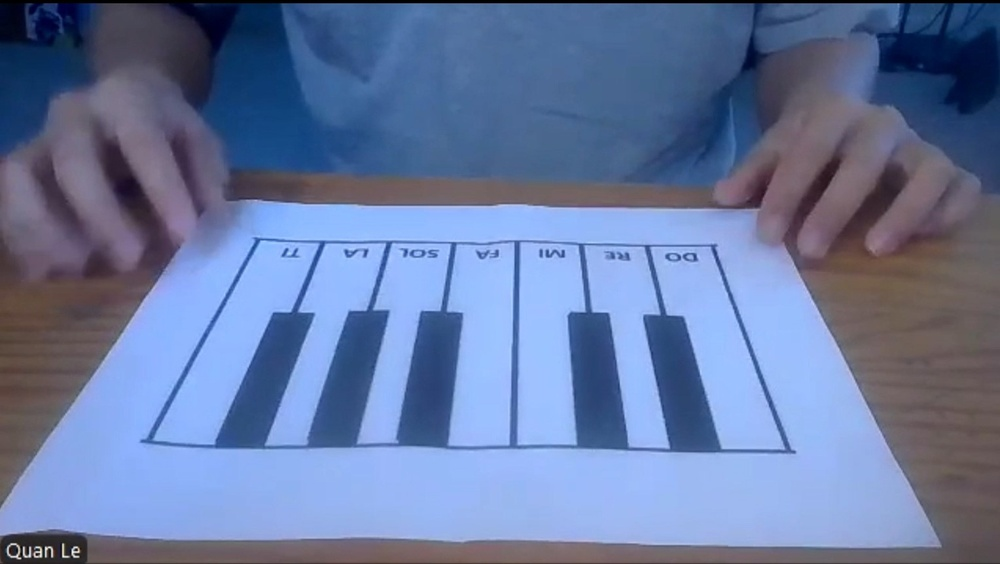
#> input picture finger_tracking/data/piano_image.jpg, 1000 x 564 px, shrunk from 1528 x 862 before the run
$ python keyboard_processing_flash_save.py
#> lines starting #> are read from the running program, lines starting #| are printed output that depends on the picture; after the words box and inside, x2 and y2 are one past the last pixel; in counts of white or black regions, pixels touching at a corner belong together
import cv2
import numpy as np

# 1. Load the image (frame from the camera feed)
img = cv2.imread("data/piano_image.jpg")
#> img is the input picture: shape (564, 1000, 3); mean B, G, R 160.6, 120.1, 102.5
gray = cv2.cvtColor(img, cv2.COLOR_BGR2GRAY)
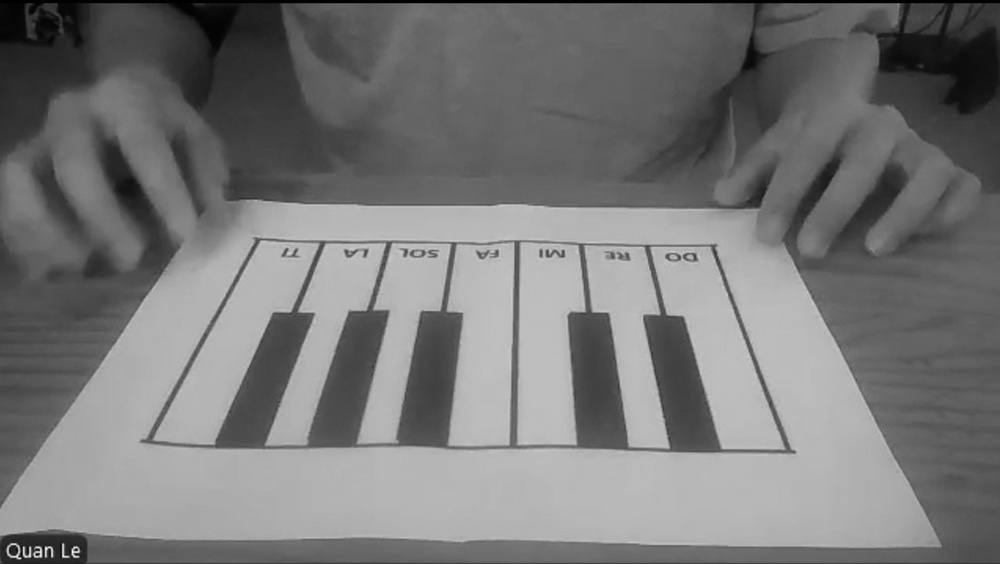
#> gray: shape (564, 1000); min 0, max 244, mean 119.4

# 2. Apply thresholding or edge detection to isolate the keys
_, thresh = cv2.threshold(gray, 127, 255, cv2.THRESH_BINARY_INV)  # Invert since white keys will be black
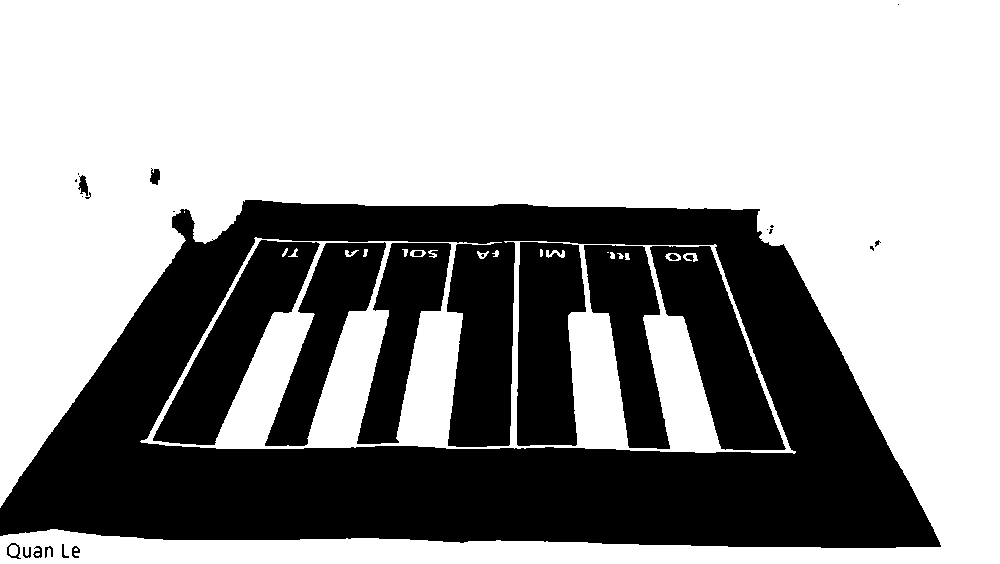
#> thresh: shape (564, 1000); 62% white; 29 black regions (11 under 20 px)

# Alternatively, you can use Canny edge detection if needed:
# edges = cv2.Canny(gray, 50, 150)

# 3. Find contours of the keys
contours, _ = cv2.findContours(thresh, cv2.RETR_EXTERNAL, cv2.CHAIN_APPROX_SIMPLE)
#> contours = 5 contours, 2 with area under 20; largest, box (x1, y1, x2, y2) and area: (0, 0, 1000, 564) 308480, (140, 237, 796, 454) 101576, (477, 251, 489, 259) 41

# 4. Sort contours by area (largest first, to avoid detecting smaller irrelevant objects)
contours = sorted(contours, key=cv2.contourArea, reverse=True)

# 5. Store positions of keys
key_positions = {'white': [], 'black': []}  # Store the positions of white and black keys

# 6. Process each contour and classify as white or black key
for contour in contours:
    # Get bounding box for each contour
    x, y, w, h = cv2.boundingRect(contour)

    # Ignore small contours that aren't keys
    if w * h < 500:  # Adjust this threshold based on the image size and key size
        continue

    # Assuming white keys are larger than black keys
    aspect_ratio = float(w) / h
    if aspect_ratio > 1.5:  # This is an arbitrary value, tweak it based on your setup
        # Likely a white key
        key_positions['white'].append((x, y, w, h))
    else:
        # Likely a black key
        key_positions['black'].append((x, y, w, h))
#> this loop made 5 passes
#> (x, y, w, h, aspect_ratio) on passes 1 to 2: (0, 0, 1000, 564, 1.77), (140, 237, 656, 217, 3.02)
#> (x, y, w, h) on passes 3 to 4: (477, 251, 12, 8), (492, 250, 7, 7)

# 7. Optionally, apply perspective correction (homography)
# This is important if the camera is tilted, use known key locations to warp the image
# Define the source and destination points for perspective correction

# Once perspective correction is applied, you can get more accurate bounding boxes.
# cv2.findHomography() and cv2.warpPerspective() can be used here.

# 8. Store the detected keys' positions in a dictionary
# Now you have the key positions saved in key_positions
print("White key positions:", key_positions['white'])
print("Black key positions:", key_positions['black'])

# 9. Draw bounding boxes to verify
for (x, y, w, h) in key_positions['white']:
    cv2.rectangle(img, (x, y), (x+w, y+h), (255, 255, 255), 2)
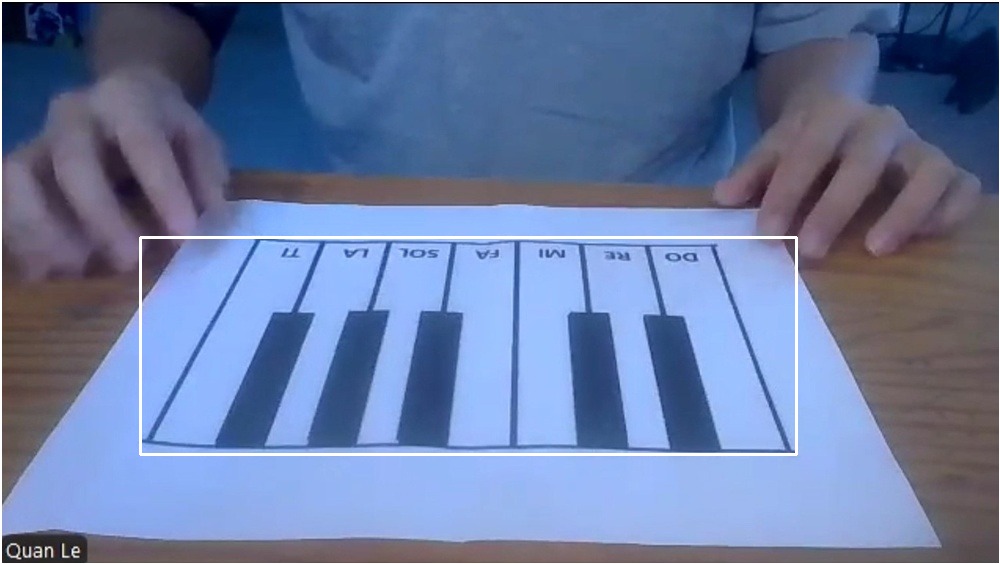
#> img: shape (564, 1000, 3); 1.76% of pixels changed, all inside (x1, y1, x2, y2) = (0, 0, 1000, 564)
for (x, y, w, h) in key_positions['black']:
    cv2.rectangle(img, (x, y), (x+w, y+h), (0, 0, 0), 2)

# Show the result
cv2.imshow("Detected Keys", img)
cv2.waitKey(0)
cv2.destroyAllWindows()
